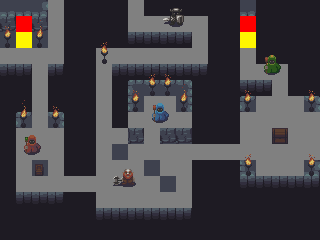

The image is a tile-based game level rendered from a .tmx file. Its description and source (layers, tilesets, objects; grid data summarised) follow:
An orthogonal 20x15 tile map with 16x16 px tiles, 9 tile layers (Background, base-geo, upper-geo, doors, ...) and 24 objects (13x Emitter, bridge4, bridge3, bridge2, bridge1, ...).

<map version="1.0" tiledversion="1.0.2" orientation="orthogonal" renderorder="right-down" width="20" height="15" tilewidth="16" tileheight="16" backgroundcolor="#1e1b23" nextobjectid="59">
 <properties>
  <property name="autoResize" type="bool" value="true" />
  <property name="fileBackground" type="color" value="#ff1e1b23" />
  <property name="frameColor" type="color" value="#ff63a4b2" />
  <property name="gridColor" type="color" value="#ff80d1e2" />
  <property name="maxZoom" type="float" value="4" />
  <property name="minZoom" type="float" value="0.1" />
  <property name="tileOverlap" type="float" value="3" />
 </properties>
 <tileset firstgid="1" name="ortho4-16x16" tilewidth="16" tileheight="16" tilecount="552" columns="23">
  <image source="ortho4-16x16.png" width="368" height="384" />
  <terraintypes>
   <terrain name="Stone" tile="39" />
  </terraintypes>
  <tile id="0" type="walkable">
   <properties>
    <property name="weight" type="float" value="0.5" />
   </properties>
  </tile>
  <tile id="1" type="walkable">
   <properties>
    <property name="weight" type="float" value="0.5" />
   </properties>
  </tile>
  <tile id="2" type="walkable">
   <properties>
    <property name="weight" type="float" value="0.5" />
   </properties>
  </tile>
  <tile id="3" type="walkable">
   <properties>
    <property name="weight" type="float" value="0.5" />
   </properties>
  </tile>
  <tile id="4" type="walkable" terrain=",,0,">
   <properties>
    <property name="weight" type="float" value="0.5" />
   </properties>
  </tile>
  <tile id="6" type="walkable" />
  <tile id="7" type="walkable" />
  <tile id="8" type="walkable" />
  <tile id="11">
   <properties>
    <property name="type" value="stairs" />
   </properties>
  </tile>
  <tile id="12">
   <properties>
    <property name="type" value="stairs" />
   </properties>
  </tile>
  <tile id="15" type="water" terrain=",,,0" />
  <tile id="16" type="water" terrain=",,0,0" />
  <tile id="17" type="water" terrain=",,0," />
  <tile id="19" type="water" />
  <tile id="20" type="water" />
  <tile id="21" type="water" />
  <tile id="23" type="walkable">
   <properties>
    <property name="weight" type="float" value="0.5" />
   </properties>
  </tile>
  <tile id="24" type="walkable">
   <properties>
    <property name="weight" type="float" value="0.5" />
   </properties>
  </tile>
  <tile id="25" type="walkable">
   <properties>
    <property name="weight" type="float" value="0.5" />
   </properties>
  </tile>
  <tile id="26" type="walkable">
   <properties>
    <property name="weight" type="float" value="0.5" />
   </properties>
  </tile>
  <tile id="27" type="walkable">
   <properties>
    <property name="weight" type="float" value="0.5" />
   </properties>
  </tile>
  <tile id="29" type="walkable" />
  <tile id="31" type="walkable" />
  <tile id="34" terrain="0,0,0," />
  <tile id="35" terrain="0,0,,0" />
  <tile id="36">
   <properties>
    <property name="type" value="stairs" />
   </properties>
  </tile>
  <tile id="38" type="water" terrain=",0,,0" />
  <tile id="39" type="water" terrain="0,0,0,0" />
  <tile id="40" type="water" terrain="0,,0," />
  <tile id="42" type="water" />
  <tile id="43" type="walkable" />
  <tile id="44" type="water" />
  <tile id="46" type="walkable">
   <properties>
    <property name="weight" type="float" value="0.5" />
   </properties>
  </tile>
  <tile id="47" type="walkable">
   <properties>
    <property name="weight" type="float" value="0.5" />
   </properties>
  </tile>
  <tile id="48" type="walkable">
   <properties>
    <property name="weight" type="float" value="0.5" />
   </properties>
  </tile>
  <tile id="49" type="walkable">
   <properties>
    <property name="weight" type="float" value="0.5" />
   </properties>
  </tile>
  <tile id="50" type="walkable">
   <properties>
    <property name="weight" type="float" value="0.5" />
   </properties>
  </tile>
  <tile id="52" type="walkable" />
  <tile id="53" type="walkable" />
  <tile id="54" type="walkable" />
  <tile id="57" terrain="0,,0,0" />
  <tile id="58" terrain=",0,0,0" />
  <tile id="59">
   <properties>
    <property name="type" value="stairs" />
   </properties>
  </tile>
  <tile id="61" type="water" terrain=",0,," />
  <tile id="62" type="water" terrain="0,0,," />
  <tile id="63" type="water" terrain="0,,," />
  <tile id="65" type="water" />
  <tile id="66" type="water" />
  <tile id="67" type="water" />
  <tile id="69" type="walkable">
   <properties>
    <property name="weight" type="float" value="0.5" />
   </properties>
  </tile>
  <tile id="70" type="walkable">
   <properties>
    <property name="weight" type="float" value="0.5" />
   </properties>
  </tile>
  <tile id="71" type="walkable">
   <properties>
    <property name="weight" type="float" value="0.5" />
   </properties>
  </tile>
  <tile id="72" type="walkable">
   <properties>
    <property name="weight" type="float" value="0.5" />
   </properties>
  </tile>
  <tile id="73" type="walkable">
   <properties>
    <property name="weight" type="float" value="0.5" />
   </properties>
  </tile>
  <tile id="92" type="walkable">
   <properties>
    <property name="weight" type="float" value="0.5" />
   </properties>
  </tile>
  <tile id="93" type="walkable">
   <properties>
    <property name="weight" type="float" value="0.5" />
   </properties>
  </tile>
  <tile id="94" type="walkable">
   <properties>
    <property name="weight" type="float" value="0.5" />
   </properties>
  </tile>
  <tile id="95" type="walkable">
   <properties>
    <property name="weight" type="float" value="0.5" />
   </properties>
  </tile>
  <tile id="96" type="walkable">
   <properties>
    <property name="weight" type="float" value="0.5" />
   </properties>
  </tile>
  <tile id="102" type="chest">
   <properties>
    <property name="type" value="chest" />
   </properties>
  </tile>
  <tile id="104" type="chest">
   <properties>
    <property name="breakable" type="bool" value="true" />
    <property name="type" value="chest" />
   </properties>
  </tile>
  <tile id="115" type="floor" />
  <tile id="116" type="floor" />
  <tile id="117" type="floor" />
  <tile id="118" type="floor" />
  <tile id="119" type="floor" />
  <tile id="131" type="walkable" />
  <tile id="138" type="walkable" />
  <tile id="139" type="walkable" />
  <tile id="142" type="walkable" />
  <tile id="143" type="walkable" />
  <tile id="144" type="walkable" />
  <tile id="148" type="bridge">
   <properties>
    <property name="type" value="bridge" />
   </properties>
  </tile>
  <tile id="151">
   <properties>
    <property name="type" value="barrel" />
   </properties>
  </tile>
  <tile id="165" type="walkable" />
  <tile id="167" type="walkable" />
  <tile id="173">
   <properties>
    <property name="type" value="fire" />
   </properties>
  </tile>
  <tile id="174">
   <properties>
    <property name="type" value="fire" />
   </properties>
   <animation>
    <frame tileid="174" duration="175" />
    <frame tileid="175" duration="300" />
    <frame tileid="220" duration="250" />
    <frame tileid="221" duration="175" />
    <frame tileid="173" duration="300" />
   </animation>
  </tile>
  <tile id="175">
   <properties>
    <property name="type" value="fire" />
   </properties>
  </tile>
  <tile id="184" type="walkable" />
  <tile id="185" type="walkable" />
  <tile id="186" type="walkable" />
  <tile id="188" type="walkable" />
  <tile id="189" type="walkable" />
  <tile id="190" type="walkable" />
  <tile id="194" type="bridge">
   <properties>
    <property name="type" value="bridge" />
   </properties>
  </tile>
  <tile id="196" type="light">
   <properties>
    <property name="type" value="fire" />
   </properties>
  </tile>
  <tile id="197" type="light">
   <properties>
    <property name="type" value="fire" />
   </properties>
   <animation>
    <frame tileid="197" duration="175" />
    <frame tileid="198" duration="300" />
    <frame tileid="243" duration="250" />
    <frame tileid="244" duration="175" />
    <frame tileid="196" duration="300" />
   </animation>
  </tile>
  <tile id="198" type="light">
   <properties>
    <property name="type" value="fire" />
   </properties>
  </tile>
  <tile id="207" type="walkable" />
  <tile id="208" type="walkable" />
  <tile id="209" type="walkable" />
  <tile id="220">
   <properties>
    <property name="type" value="fire" />
   </properties>
   <animation>
    <frame tileid="220" duration="225" />
    <frame tileid="221" duration="225" />
    <frame tileid="173" duration="275" />
    <frame tileid="174" duration="225" />
    <frame tileid="175" duration="275" />
   </animation>
  </tile>
  <tile id="221">
   <properties>
    <property name="type" value="fire" />
   </properties>
  </tile>
  <tile id="241" type="enemy" />
  <tile id="242" type="enemy" />
  <tile id="243" type="light">
   <properties>
    <property name="type" value="fire" />
   </properties>
   <animation>
    <frame tileid="243" duration="225" />
    <frame tileid="244" duration="225" />
    <frame tileid="196" duration="275" />
    <frame tileid="197" duration="225" />
    <frame tileid="198" duration="275" />
   </animation>
  </tile>
  <tile id="244" type="light">
   <properties>
    <property name="type" value="fire" />
   </properties>
  </tile>
  <tile id="258" type="walkable" />
  <tile id="264" type="enemy" />
  <tile id="265" type="enemy" />
  <tile id="276" type="walkable" />
  <tile id="277" type="walkable" />
  <tile id="279" type="walkable" />
  <tile id="281" type="walkable" />
  <tile id="283" type="door">
   <properties>
    <property name="type" value="door" />
    <property name="weight" type="float" value="1" />
   </properties>
  </tile>
  <tile id="284" type="door">
   <properties>
    <property name="type" value="door" />
    <property name="weight" type="float" value="1" />
   </properties>
  </tile>
  <tile id="285" type="door">
   <properties>
    <property name="type" value="door" />
    <property name="weight" type="float" value="1" />
   </properties>
  </tile>
  <tile id="333" type="enemy" />
  <tile id="334" type="enemy" />
  <tile id="340">
   <properties>
    <property name="walkable" type="bool" value="true" />
    <property name="weight" type="float" value="1" />
   </properties>
  </tile>
  <tile id="341">
   <properties>
    <property name="walkable" type="bool" value="true" />
    <property name="weight" type="float" value="500" />
   </properties>
  </tile>
  <tile id="342">
   <properties>
    <property name="walkable" type="bool" value="true" />
    <property name="weight" type="float" value="250" />
   </properties>
  </tile>
  <tile id="345" type="walkable" />
  <tile id="346" type="walkable" />
  <tile id="347" type="walkable" />
  <tile id="350" type="walkable" />
  <tile id="351" type="walkable" />
  <tile id="352" type="walkable" />
  <tile id="354" type="walkable" />
  <tile id="356" type="enemy" />
  <tile id="357" type="enemy" />
  <tile id="363">
   <properties>
    <property name="walkable" type="bool" value="true" />
    <property name="weight" type="float" value="-1000" />
   </properties>
  </tile>
  <tile id="368" type="walkable" />
  <tile id="369" type="walkable" />
  <tile id="370" type="walkable" />
  <tile id="373" type="walkable" />
  <tile id="375" type="walkable" />
  <tile id="377" type="walkable" />
  <tile id="396" type="walkable" />
  <tile id="397" type="walkable" />
  <tile id="398" type="walkable" />
  <tile id="437" type="walkable" />
  <tile id="438" type="walkable" />
  <tile id="440" type="walkable" />
 </tileset>
 <layer name="Background" width="20" height="15">
  <properties>
   <property name="backgroundColor" value="#211e27" />
   <property name="gridColor" value="#e42020" />
  </properties>
  <data>[300 cells, 0 non-empty, 0 distinct tile ids]</data>
 </layer>
 <group name="Maze">
  <layer name="base-geo" width="20" height="15">
   <data>[300 cells, 140 non-empty, 54 distinct tile ids]</data>
  </layer>
  <group name="UpperLevel">
   <layer name="upper-geo" width="20" height="15">
    <data>[300 cells, 25 non-empty, 15 distinct tile ids]</data>
   </layer>
   <layer name="doors" width="20" height="15">
    <data>[300 cells, 2 non-empty, 2 distinct tile ids]</data>
   </layer>
  </group>
 </group>
 <layer name="Bridges" width="20" height="15">
  <data>[300 cells, 16 non-empty, 6 distinct tile ids]</data>
 </layer>
 <layer name="Graph" width="20" height="15">
  <data>[300 cells, 104 non-empty, 3 distinct tile ids]</data>
 </layer>
 <group name="Props">
  <layer name="Objects" width="20" height="15">
   <data>[300 cells, 24 non-empty, 7 distinct tile ids]</data>
  </layer>
  <layer name="UpperLevel" width="20" height="15">
   <data>[300 cells, 8 non-empty, 4 distinct tile ids]</data>
  </layer>
 </group>
 <layer name="Enemies" width="20" height="15">
  <data>[300 cells, 20 non-empty, 20 distinct tile ids]</data>
 </layer>
 <group name="Objects" visible="0">
  <objectgroup name="Collisions">
   <properties>
    <property name="lineWidth" type="float" value="1.5" />
   </properties>
   <object id="1" name="bridge4" x="192" y="144" width="48" height="16" />
   <object id="2" name="bridge3" x="96" y="112" width="16" height="16" />
   <object id="3" name="bridge2" x="64" y="176" width="32" height="16" />
   <object id="4" name="bridge1" x="32" y="64" width="16" height="48" />
   <object id="6" name="fire1" type="Emitter" x="4" y="31" width="6" height="6">
    <properties>
     <property name="color" type="color" value="#ffdb4d08" />
     <property name="type" value="fire" />
    </properties>
    <ellipse />
   </object>
   <object id="8" name="fire2" type="Emitter" x="37" y="32" width="6" height="6">
    <properties>
     <property name="color" type="color" value="#ffdb4d08" />
     <property name="type" value="fire" />
    </properties>
    <ellipse />
   </object>
   <object id="9" name="fire3" type="Emitter" x="21" y="112" width="6" height="6">
    <properties>
     <property name="color" type="color" value="#ffdb4d08" />
     <property name="type" value="fire" />
    </properties>
    <ellipse />
   </object>
   <object id="10" name="fire4" type="Emitter" x="53" y="112" width="6" height="6">
    <properties>
     <property name="color" type="color" value="#ffdb4d08" />
     <property name="type" value="fire" />
    </properties>
    <ellipse />
   </object>
   <object id="11" name="fire5" type="Emitter" x="132" y="96" width="6" height="6">
    <properties>
     <property name="color" type="color" value="#ffdb4d08" />
     <property name="type" value="fire" />
    </properties>
    <ellipse />
   </object>
   <object id="12" name="fire6" type="Emitter" x="149" y="80" width="6" height="6">
    <properties>
     <property name="color" type="color" value="#ffdb4d08" />
     <property name="type" value="fire" />
    </properties>
    <ellipse />
   </object>
   <object id="13" name="fire7" type="Emitter" x="164" y="80" width="6" height="6">
    <properties>
     <property name="color" type="color" value="#ffdb4d08" />
     <property name="type" value="fire" />
    </properties>
    <ellipse />
   </object>
   <object id="14" name="fire8" type="Emitter" x="181" y="95" width="6" height="6">
    <properties>
     <property name="color" type="color" value="#ffdb4d08" />
     <property name="type" value="fire" />
    </properties>
    <ellipse />
   </object>
   <object id="15" name="fire9" type="Emitter" x="244" y="96" width="6" height="6">
    <properties>
     <property name="color" type="color" value="#ffdb4d08" />
     <property name="type" value="fire" />
    </properties>
    <ellipse />
   </object>
   <object id="16" name="fire10" type="Emitter" x="309" y="96" width="6" height="6">
    <properties>
     <property name="color" type="color" value="#ffdb4d08" />
     <property name="type" value="fire" />
    </properties>
    <ellipse />
   </object>
   <object id="17" name="fire11" type="Emitter" x="309" y="160" width="6" height="6">
    <properties>
     <property name="color" type="color" value="#ffdb4d08" />
     <property name="type" value="fire" />
    </properties>
    <ellipse />
   </object>
   <object id="18" name="fire12" type="Emitter" x="245" y="159" width="6" height="6">
    <properties>
     <property name="color" type="color" value="#ffdb4d08" />
     <property name="type" value="fire" />
    </properties>
    <ellipse />
   </object>
   <object id="24" name="hitbox1" type="Hitbox" x="177" y="16.6667">
    <polygon points="-1,-0.666667 -1,15.3333 15,15.3333 15,31.3333 -1,31.3333 -1,47.3333 31,47.3333 31,-0.666667" />
   </object>
   <object id="57" name="fire13" type="Emitter" x="102" y="48" width="6" height="6">
    <properties>
     <property name="color" type="color" value="#ffdb4d08" />
     <property name="type" value="fire" />
    </properties>
    <ellipse />
   </object>
   <object id="58" x="256" y="112" width="48" height="48">
    <ellipse />
   </object>
  </objectgroup>
  <objectgroup name="Tile Objects" visible="0">
   <object id="48" name="chest1" type="Chest" gid="103" x="112" y="160" width="16" height="16" />
   <object id="49" name="barrel1" gid="2147483800" x="160" y="192" width="16" height="16" />
   <object id="52" name="poly-obj" gid="2147483800" x="144" y="176" width="16" height="16">
    <polygon points="0,0 16,0 16,16 0,16" />
   </object>
   <object id="53" name="level-overlay" type="hud" x="224" y="208" width="80" height="16">
    <properties>
     <property name="type" value="poopy" />
    </properties>
    <text fontfamily="Nintendo-Arcade" pixelsize="8" wrap="1" color="#496365" valign="center">Level 01</text>
   </object>
   <object id="56" name="poly-obj2" x="12" y="218" width="16" height="16" rotation="45">
    <polygon points="0,0 16,0 16,16 0,16" />
   </object>
  </objectgroup>
 </group>
 <group name="TopLevel1" />
 <group name="TopLevel2" />
 <group name="TopLevel3" />
 <group name="TopLevel4" />
 <group name="TopLevel5" />
</map>
